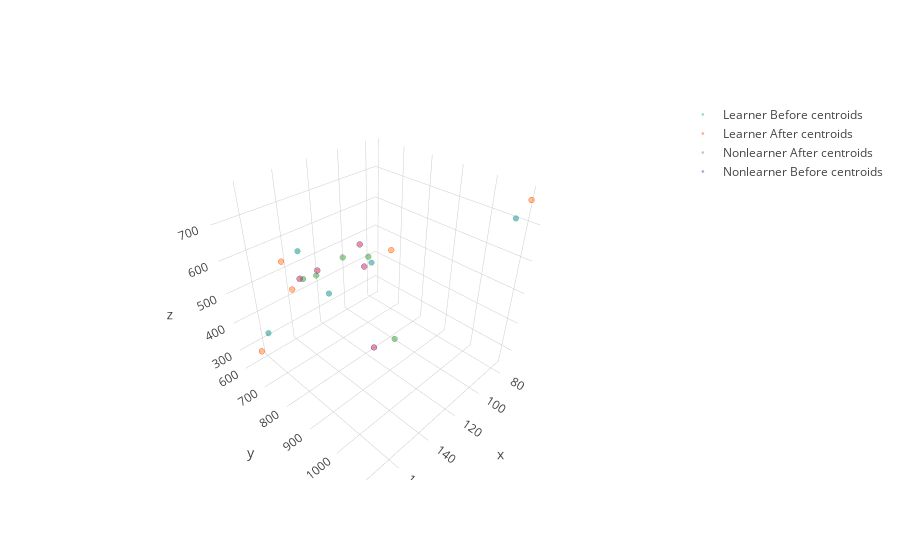

The cell this chart's notebook holds for it:
### Code cell
# Select the radius that we want to calculate for
sl = pairs[4.0]

# calculate centroids
lbx = [v['unpaired_before']['x'].mean() for k,v in sl.items() if v['type'] == 'learner']
lby = [v['unpaired_before']['y'].mean() for k,v in sl.items() if v['type'] == 'learner']
lbz = [v['unpaired_before']['z'].mean() for k,v in sl.items() if v['type'] == 'learner']

lax = [v['unpaired_after']['x'].mean() for k,v in sl.items() if v['type'] == 'learner']
lay = [v['unpaired_after']['y'].mean() for k,v in sl.items() if v['type'] == 'learner']
laz = [v['unpaired_after']['z'].mean() for k,v in sl.items() if v['type'] == 'learner']

nbx = [v['unpaired_before']['x'].mean() for k,v in sl.items() if v['type'] == 'nonlearner']
nby = [v['unpaired_before']['y'].mean() for k,v in sl.items() if v['type'] == 'nonlearner']
nbz = [v['unpaired_before']['z'].mean() for k,v in sl.items() if v['type'] == 'nonlearner']

nax = [v['unpaired_after']['x'].mean() for k,v in sl.items() if v['type'] == 'nonlearner']
nay = [v['unpaired_after']['y'].mean() for k,v in sl.items() if v['type'] == 'nonlearner']
naz = [v['unpaired_after']['z'].mean() for k,v in sl.items() if v['type'] == 'nonlearner']

lcx = [ v[0] - v[1] for v in zip(lax, lbx)]
lcy = [ v[0] - v[1] for v in zip(lay, lby)]
lcy = [ v[0] - v[1] for v in zip(laz, lbz)]

ncx = [ v[0] - v[1] for v in zip(nax, nbx)]
ncy = [ v[0] - v[1] for v in zip(nax, nbx)]
ncz = [ v[0] - v[1] for v in zip(nax, nbx)]

#calculate centroids


learner_bcentroids = go.Scatter3d(
        x=lbx, y=lby, z=lbz,
        mode='markers',
        name='Learner Before centroids',
        text=learners,
        marker=dict(
            size=2,
            line=dict(
            color='rgb(0,255,0)',
            width=0.5
            ),
        opacity=0.5
        )
    )

learner_acentroids = go.Scatter3d(
        x=lax, y=lay, z=laz,
        mode='markers',
        name='Learner After centroids',
        text=learners,
        marker=dict(
            size=2,
            line=dict(
            color='rgb(255,0,0)',
            width=0.5
            ),
        opacity=0.5
        )
    )

nonlearner_bcentroids = go.Scatter3d(
        x=nbx, y=nby, z=nbz,
        mode='markers',
        name='Nonlearner Before centroids',
        text=nonlearners,
        marker=dict(
            size=2,
            line=dict(
            color='rgb(0,0,255)',
            width=0.5
            ),
        opacity=0.5
        )
    )

nonlearner_acentroids = go.Scatter3d(
        x=nax, y=nay, z=naz,
        mode='markers',
        name='Nonlearner After centroids',
        text=nonlearners,
        marker=dict(
            size=2,
            line=dict(
            color='rgb(128,128,128            )',
            width=0.5
            ),
        opacity=0.5
        )
    )

data = [learner_bcentroids, learner_acentroids, nonlearner_acentroids, nonlearner_bcentroids]
py.offline.iplot(data, filename='pair-distance')

### Figure 1 — Plotly figure (JSON) as saved in the notebook; plotly's stock layout.template omitted (floating-point values rounded to 4 significant figures)
{"data": [{"marker": {"line": {"color": "rgb(0,255,0)", "width": 0.5}, "opacity": 0.5, "size": 2}, "mode": "markers", "name": "Learner Before centroids", "text": ["SynStd6025", "SynStd6061", "SynStd6483", "SynStd6485", "SynStd6487", "SynStd6489", "SynStd6491", "SynStd6493", "SynStd6495", "SynStd6791", "SynStd7941", "SynStd7943", "SynStd7945", "SynStd7947", "SynStd7949", "SynStd7951", "SynStd7955", "SynStdJKP"], "type": "scatter3d", "x": [75.56, 97.67, 133.1, 131.0, 162.6], "y": [1075.0, 705.0, 604.3, 717.5, 654.1], "z": [703.5, 465.7, 543.0, 448.4, 367.2]}, {"marker": {"line": {"color": "rgb(255,0,0)", "width": 0.5}, "opacity": 0.5, "size": 2}, "mode": "markers", "name": "Learner After centroids", "text": ["SynStd6025", "SynStd6061", "SynStd6483", "SynStd6485", "SynStd6487", "SynStd6489", "SynStd6491", "SynStd6493", "SynStd6495", "SynStd6791", "SynStd7941", "SynStd7943", "SynStd7945", "SynStd7947", "SynStd7949", "SynStd7951", "SynStd7955", "SynStdJKP"], "type": "scatter3d", "x": [79.86, 97.43, 144.2, 148.5, 171.2], "y": [1115.0, 782.8, 608.9, 682.4, 688.5], "z": [771.3, 541.4, 536.7, 492.0, 352.8]}, {"marker": {"line": {"color": "rgb(128,128,128            )", "width": 0.5}, "opacity": 0.5, "size": 2}, "mode": "markers", "name": "Nonlearner After centroids", "text": ["SynStd6473", "SynStd6475", "SynStd6477", "SynStd6479", "SynStd6481", "SynStd7957", "SynStd7963", "SynStd7965", "SynStd8013", "SynStd8071", "SynStdJJ6", "SynStdJJP", "SynStdJJY", "SynStdJKE"], "type": "scatter3d", "x": [105.0, 86.71, 132.7, 136.2, 109.5], "y": [842.7, 630.8, 678.6, 640.9, 648.4], "z": [271.1, 429.0, 495.1, 474.0, 487.0]}, {"marker": {"line": {"color": "rgb(0,0,255)", "width": 0.5}, "opacity": 0.5, "size": 2}, "mode": "markers", "name": "Nonlearner Before centroids", "text": ["SynStd6473", "SynStd6475", "SynStd6477", "SynStd6479", "SynStd6481", "SynStd7957", "SynStd7963", "SynStd7965", "SynStd8013", "SynStd8071", "SynStdJJ6", "SynStdJJP", "SynStdJJY", "SynStdJKE"], "type": "scatter3d", "x": [115.6, 91.46, 130.5, 138.8, 93.57], "y": [811.4, 638.0, 669.5, 644.4, 631.6], "z": [252.7, 406.1, 502.0, 483.1, 490.1]}], "layout": {}}
